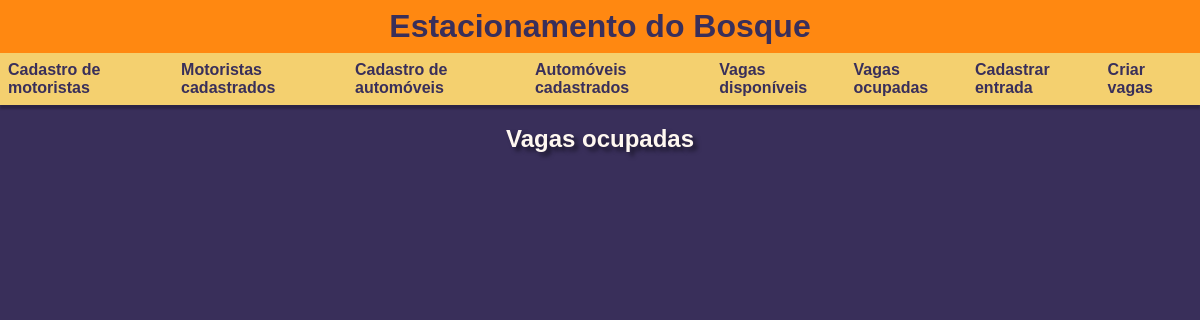
Page /parking_space/occupied_parking_spaces on the earlier database version.
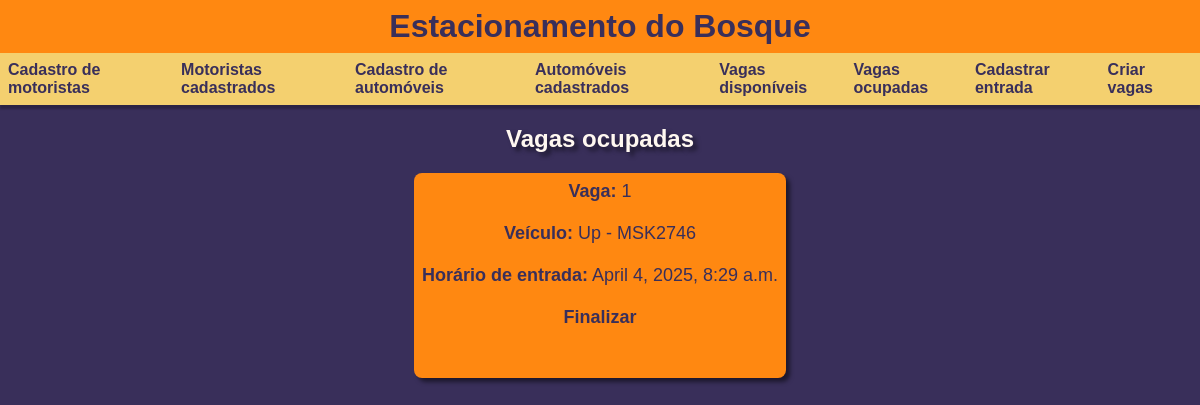
Same page on the later database version.
### parking_space/models.py (models this page shows, shortened)
class ParkingSpace(models.Model):
    occupied = models.BooleanField(default=False)
    occupied_by = models.OneToOneField(
        Vehicle,
        null=True,
        default=None,
        on_delete=models.SET_NULL
    )
    def create_list():
        return list({})
    history = models.JSONField(default=create_list, null=True)
    """Function to remove a veichle in a parking space"""
    """Function to create the history of the parking space"""

### vehicle/models.py (models this page shows)
class Vehicle(models.Model):
    driver = models.ForeignKey(
        Driver,
        blank=True,
        null=True,
        default=None,
        on_delete=models.SET_DEFAULT,
    )
    model = models.CharField(max_length=50)
    vehicle_plate = models.CharField(max_length=7)
    checkin_datetime = models.DateTimeField(auto_now=True)
    parked = models.BooleanField(default=False)
    def __str__(self):
        return f'{self.model} - {self.vehicle_plate}'

### parking_space/views.py (the view)
# urls.py: path('occupied_parking_spaces', views.occupied_parking_spaces, name='occupied_parking_spaces'),
def occupied_parking_spaces(request):
    occupied_parking_spaces = ParkingSpace.objects.filter(occupied=True)
    return render(request, 'occupied_parking_spaces.html', {'occupied_parking_spaces': occupied_parking_spaces})

### parking_space/templates/occupied_parking_spaces.html (shortened to what this page needs)
{% extends "core_index.html" %}
{% block css %}
    {% load static %}
    <link rel="stylesheet" href="{% static "occupied_parking_spaces.css" %}">
{% endblock css %}
{% block content %}
    <h2>Vagas ocupadas</h2>
    <section id="first_sec">
        {% for parking in occupied_parking_spaces %}
            <div id="parking_spaces">
                <span><b>Vaga:</b> {{ parking.id }}</span><br>
                <span><b>Veículo:</b> {{ parking.occupied_by }}</span><br>
                <span><b>Horário de entrada:</b> {{ parking.occupied_by.checkin_datetime }}</span><br>
                <a id="finish" href="{% url "core:pre_finish" parking.id %}">Finalizar</a><br>
                <br>
            </div>
        {% endfor %}
    </section>
{% endblock content %}

Differences in the rows shown:
now on this page (row edited): ParkingSpace: id "1", occupied_by "Up - MSK2746", occupied_by.checkin_datetime "April 4, 2025, 8:29 a.m."
